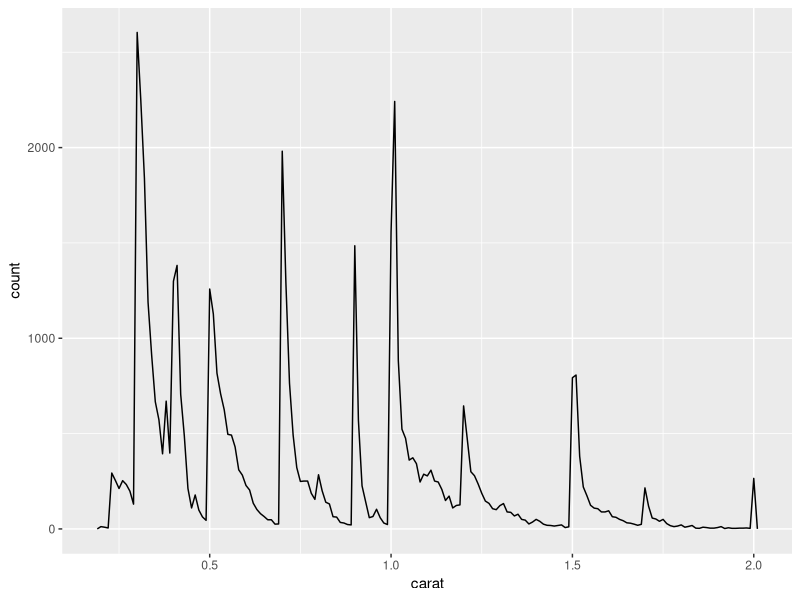

Generate this figure with R:
## ---- chunk 1
#Note, Each gray box below is a code chunk. You need to insert a code chunk and put your R code in it. By setting echo = FALSE. this comment and any code will not show in my output document. If it were TRUE, the comment and code would appear. 
## ---- chunk 2
#The include = FALSE function hides both the code and output in my output document

#You need to install these packages first to be able to use the functions within them. You can install them from the Tools tab or write a new code chunk: install.packages("package_name"). 
install.packages("ggplot2", repos = "http://cran.us.r-project.org")
library(ggplot2)
install.packages("dplyr", repos = "http://cran.us.r-project.org")
library(dplyr)
## ---- chunk 3
#this next line is creating a subset called 'small' of the diamonds data
small <- diamonds %>% 
  filter(carat <= 2)
## ---- chunk 4
#This next chunk is inline code. Inline code puts the text with the output of the function in my document.
## ---- chunk 5
#This next code chunk will make a plot in our output doc
## ---- chunk 6
small %>% 
  ggplot(aes(carat)) + 
  geom_freqpoly(binwidth = 0.01)
## ---- chunk 7
#Once all of my code has been written, I click on the Knit button in the tool bar above to produce my document.
